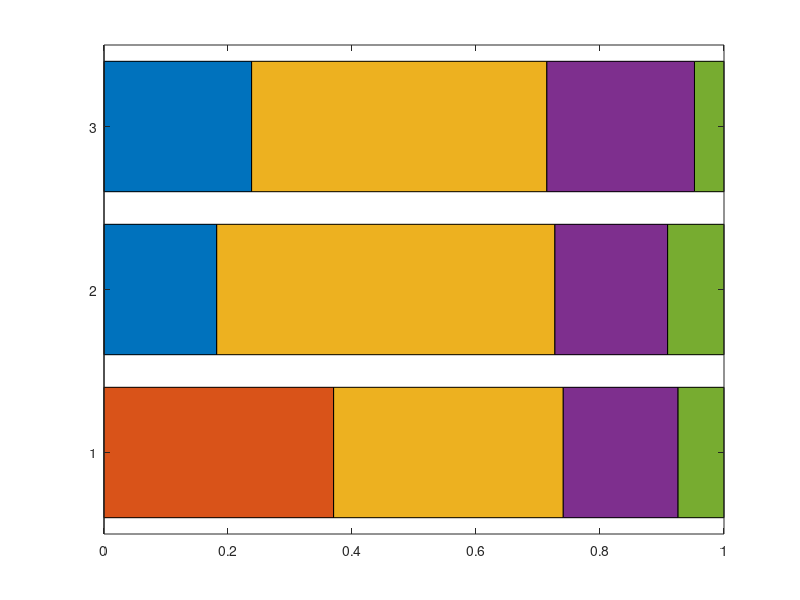

Write MATLAB code to recreate this figure. (Note: this script raises an error after producing the figure.)
% new master projects
work = {'Spacecraft observations','Global MHD modelling','Programming',...
  'Theory','Dissemination'};
nWorkCat = numel(work);


ip = 1;
projects(ip).title = 'Modelling of space weather';
projects(ip).workload = [0 1 1 0.5 0.2];
ip = ip + 1;

projects(ip).title = 'Electron heating in guide field reconnection';
projects(ip).workload = [1 0 3 1 0.5];
ip = ip + 1;

projects(ip).title = 'Electron heating in guide field reconnection';
projects(ip).workload = [1 0 2 1 0.2];
ip = ip + 1;


% Collect data;
all_workload = vertcat(projects.workload)./repmat(sum(vertcat(projects.workload),2),1,nWorkCat);
all_titles = {projects.title};

hca = subplot(1,1,1);
barh(hca,all_workload,'stacked')
hca.YLabel.String = '';
hca.YTickLabel = {projects.title};
hca.FontSize = 14;

legend(hca,work,'location','eastoutside')

hca.Color = 'white';
hca.XTick = [];
hca.XColor = [1 1 1];
